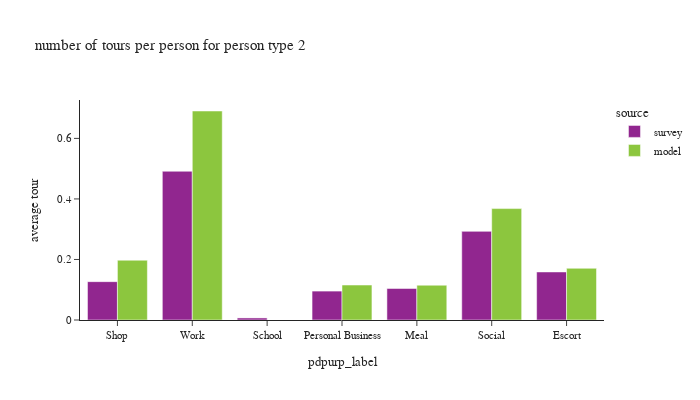

Source (notebook cell):
### Code cell
plot_by_pptyp(df_tour, '2')

### Figure 1 — Plotly figure (JSON) as saved in the notebook; plotly's stock layout.template omitted (floating-point values rounded to 4 significant figures)
{"data": [{"alignmentgroup": "True", "hovertemplate": "source=survey<br>pdpurp_label=%{x}<br>average tour=%{y}<extra></extra>", "legendgroup": "survey", "marker": {"color": "#91268F", "pattern": {"shape": ""}}, "name": "survey", "offsetgroup": "survey", "orientation": "v", "showlegend": true, "textposition": "auto", "type": "bar", "x": ["Shop", "Work", "School", "Personal Business", "Meal", "Social", "Escort"], "xaxis": "x", "y": [0.1267, 0.4915, 0.006772, 0.09552, 0.1041, 0.2929, 0.1588], "yaxis": "y"}, {"alignmentgroup": "True", "hovertemplate": "source=model<br>pdpurp_label=%{x}<br>average tour=%{y}<extra></extra>", "legendgroup": "model", "marker": {"color": "#8CC63E", "pattern": {"shape": ""}}, "name": "model", "offsetgroup": "model", "orientation": "v", "showlegend": true, "textposition": "auto", "type": "bar", "x": ["Shop", "Meal", "Work", "Escort", "Personal Business", "Social"], "xaxis": "x", "y": [0.1975, 0.115, 0.6905, 0.1708, 0.1155, 0.3681], "yaxis": "y"}], "layout": {"barmode": "group", "font": {"size": 11}, "height": 400, "legend": {"title": {"text": "source"}, "tracegroupgap": 0}, "title": {"text": "number of tours per person for person type 2"}, "width": 700, "xaxis": {"anchor": "y", "domain": [0, 1], "title": {"text": "pdpurp_label"}}, "yaxis": {"anchor": "x", "domain": [0, 1], "tickformat": ".2", "title": {"text": "average tour"}}}}
